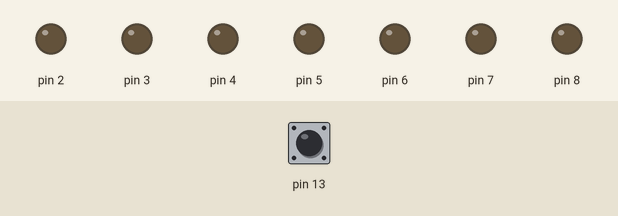
This sketch was run on a simulated Arduino Uno, built with avr-gcc and run on an emulated ATmega328P. On the bench: output pins drawn as LEDs (lit = HIGH). The inputs (shaded band) are chosen by the test bench; at power-on: pin 13 LOW.

Above: at 1.2 s.
1.3 s: pin 13 pulsed HIGH 2 times (0.12 s each, 0.3 s apart)
At 1.47 s:
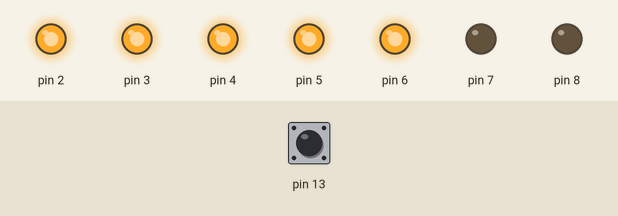
At 2.9 s:
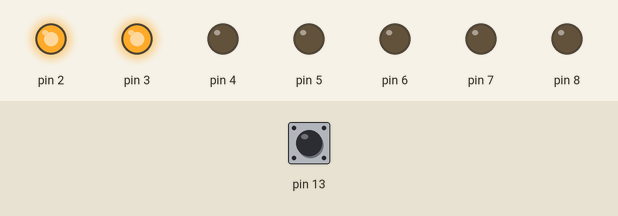
Timing chart, 0 to 4.4 s (numbered marks = the images above; inputs shaded):
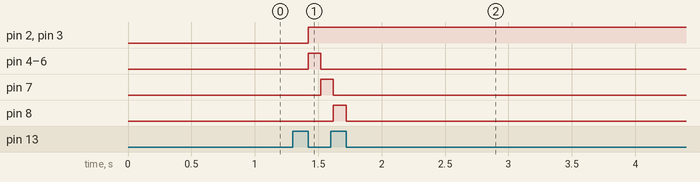

The sketch:

Mangonel.ino
```cpp
void setup() {
    pinMode(2, OUTPUT);
    pinMode(3, OUTPUT);
    pinMode(4, OUTPUT);
    pinMode(5, OUTPUT);
    pinMode(6, OUTPUT);
    pinMode(7, OUTPUT);
    pinMode(8, OUTPUT);
    pinMode(13, INPUT);
}

void loop() {
    // Read the pulse width from pin 13
    unsigned int a = pulseIn(13, HIGH, 1800000000); // Timeout is quite large, consider reducing if not needed

    // Calculate intermediate values
    int b = a / 100;
    int c = b / 10;
    int d = a / 1000;

    int e = d / 10;
    int f = d / 10;

    // Control LEDs based on calculated values
    int i = (c / 2);
    int j = (c / 2) / 2;
    int k = (c / 4) / 2;
    int l = (c / 8) / 2;

    digitalWrite(2, i);
    digitalWrite(3, j);
    digitalWrite(4, k);
    digitalWrite(5, l);

    digitalWrite(6, HIGH);
    delay(100);  // Added delay for visibility
    digitalWrite(6, LOW);

    int m = (f / 2);
    int n = (f / 2) / 2;
    int o = (f / 4) / 2;
    int p = (f / 8) / 2;

    digitalWrite(2, m);
    digitalWrite(3, n);
    digitalWrite(4, o);
    digitalWrite(5, p);

    digitalWrite(7, HIGH);
    delay(100);  // Added delay for visibility
    digitalWrite(7, LOW);

    int q = (e / 1) / 2;
    int r = (e / 2) / 2;
    int s = (e / 4) / 2;
    int t = (e / 8) / 2;

    digitalWrite(2, q);
    digitalWrite(3, r);
    digitalWrite(4, s);
    digitalWrite(5, t);

    digitalWrite(8, HIGH);
    delay(100);  // Added delay for visibility
    digitalWrite(8, LOW);
}
```

Measured:
- after the input at 1.3 s, pin 2, pin 3: LOW → HIGH after 0.12 s; pin 4–6: LOW → HIGH after 0.12 s, → LOW 0.10 s later; pin 7: LOW → HIGH after 0.22 s, → LOW 0.10 s later; pin 8: LOW → HIGH after 0.32 s, → LOW 0.10 s later
